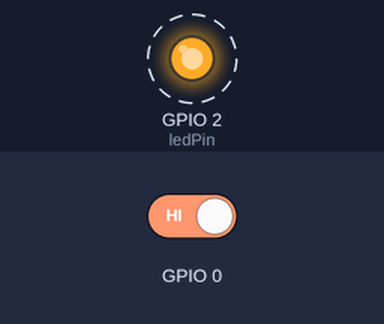
A sketch run on a simulated ESP32. Shown: output pins drawn as LEDs (lit = HIGH). Dashed ring = blinking. Inputs (shaded band) come from the test bench; at power-on: GPIO 0 HIGH.

Above: at 4.5 s.
4.9 s: GPIO 0 driven LOW
At 6.1 s:
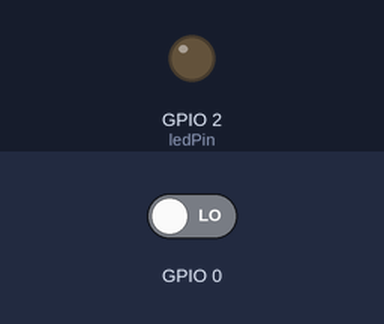
7.6 s: GPIO 0 driven HIGH
At 7.71 s:
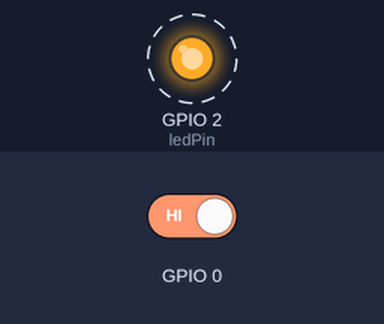
Timing chart, 0 to 17.1 s (numbered marks = the images above; inputs shaded):
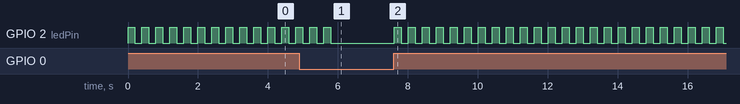

The sketch:

ESPtest_pin_intLED.ino
```cpp
const int buttonPin = 18;  // GPIO pin for button input
bool buttonPressed = false;
const int ledPin = 2;

void setup() {
  pinMode(buttonPin, INPUT);  // Default Serial for USB communication
  pinMode(ledPin,OUTPUT);
  Serial1.begin(9600, SERIAL_8N1, 3, 1);  // Serial1 for communication with Arduino Due (TX=1, RX=3)
}

void loop(){
    if(digitalRead(buttonPin==LOW)){Serial1.println("Hi From ESP");ledCall();}
    else{Serial1.println("No Button, NO Hi ESP");
    digitalWrite(ledPin,LOW);}
}
void ledCall() {
  digitalWrite(ledPin,HIGH);
  delay(200);
  digitalWrite(ledPin,LOW);
  delay(200);
  digitalWrite(ledPin,HIGH);
  delay(200);
  digitalWrite(ledPin,LOW);
  delay(200);
  digitalWrite(ledPin,HIGH);
  delay(200);
  digitalWrite(ledPin,LOW);
  delay(200);
  digitalWrite(ledPin,HIGH);
  delay(200);
  digitalWrite(ledPin,LOW);
  delay(200);
  digitalWrite(ledPin,HIGH);
  delay(200);
  digitalWrite(ledPin,LOW);
  delay(200);
}
```

Measured:
- after the input at 4.9 s, GPIO 2 (ledPin): goes on until 5.8 s, then stays LOW
- after the input at 7.6 s, GPIO 2 (ledPin): alternates HIGH for 0.20 s and LOW for 0.20 s, starting at once
- by itself, GPIO 2 (ledPin): alternates HIGH for 0.20 s and LOW for 0.20 s
